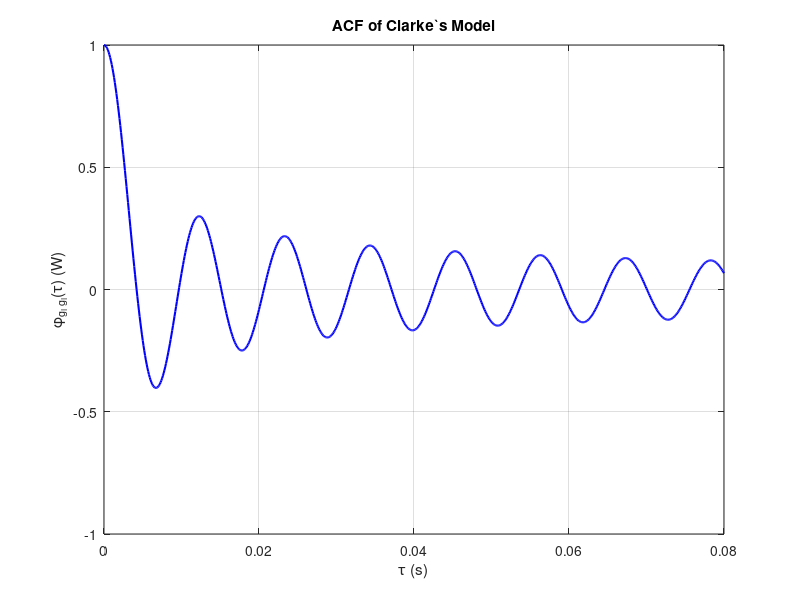
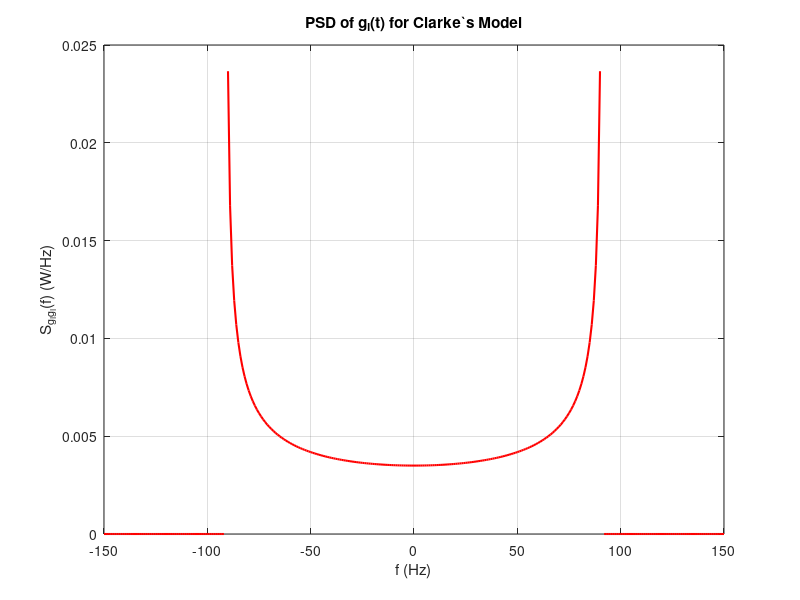
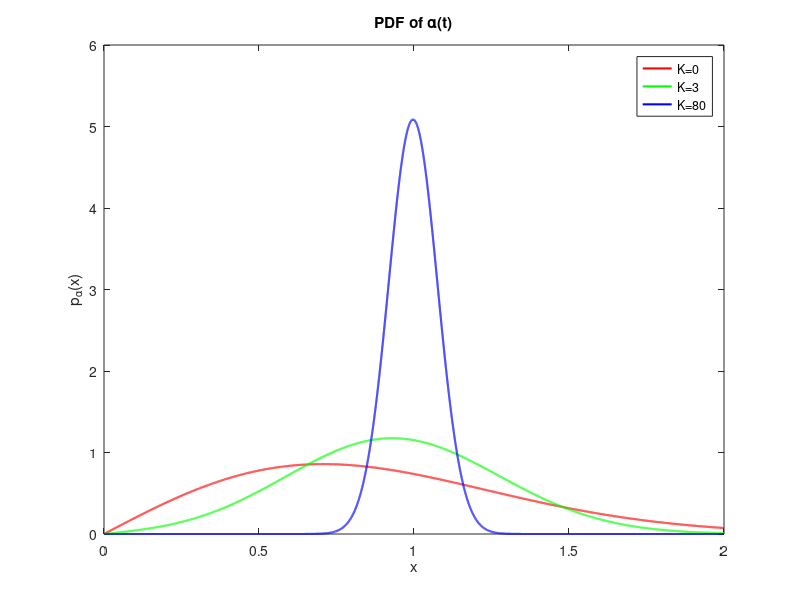
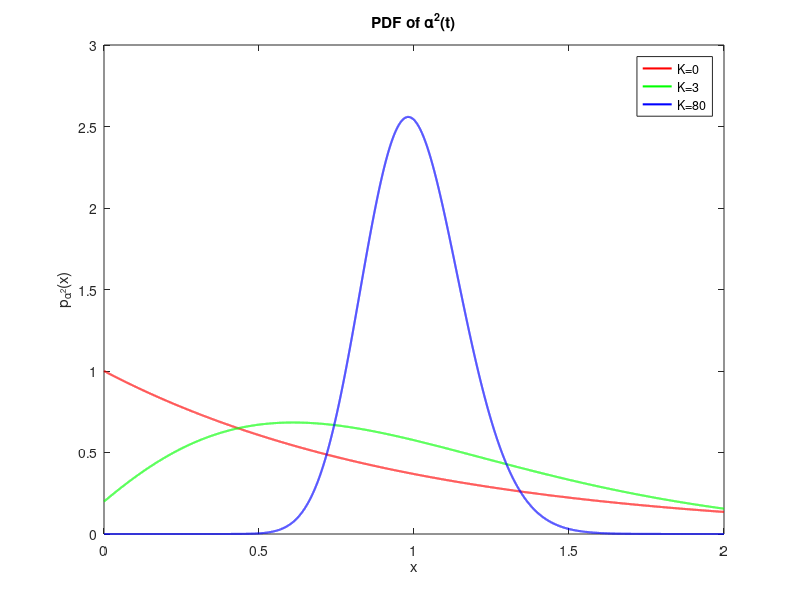

Source code (MATLAB) for these figures, in order:
clear,clc;close all;
fm=91; % Hz (Maximum Doppler Frequency)
taulb=0;step=1e-4;tauub=0.08;
tauspace=taulb:step:tauub;
Omega_p=2; % Total received power 
phi_gIgI=(Omega_p/2)*besselj(0,2*pi*fm*tauspace);
phi_gIgI_0=phi_gIgI(1);
if phi_gIgI_0==(Omega_p/2) %judge it
    disp('Equal !!'); 
end 

figure(1);
plot(tauspace,phi_gIgI,'-b','LineWidth',1.5);grid on;
xlabel('\tau (s)');
ylabel('\phi_{g_I g_I}(\tau) (W)');
title('ACF of Clarke`s Model');

band=150; % Hz
f=-band:band;
S=(Omega_p/(2*pi*fm))./(sqrt(1-(f/fm).^2)).*(abs(f)<=fm)+0.*(abs(f)>fm);

figure(2);
plot(f,S,'-r','LineWidth',1.5);grid on;
title('PSD of g_I(t) for Clarke`s Model');
xlabel('f (Hz)');
ylabel('S_{g_Ig_I}(f) (W/Hz)');

Omega_p=1;
xlb=0;xub=2;
x=xlb:step:xub;
figure(3);
K=0;
p_alphax=(2*x*(K+1)/Omega_p).*exp(-K-((K+1)*x.^2)/Omega_p).*besseli(0,2*x*sqrt(K*(K+1)/Omega_p));
plot(x,p_alphax,'-r','LineWidth',1.5);hold on;
K=3;
p_alphax=(2*x*(K+1)/Omega_p).*exp(-K-((K+1)*x.^2)/Omega_p).*besseli(0,2*x*sqrt(K*(K+1)/Omega_p));
plot(x,p_alphax,'-g','LineWidth',1.5);hold on;
K=80;
p_alphax=(2*x*(K+1)/Omega_p).*exp(-K-((K+1)*x.^2)/Omega_p).*besseli(0,2*x*sqrt(K*(K+1)/Omega_p));
plot(x,p_alphax,'-b','LineWidth',1.5);hold on;
title('PDF of \alpha(t)');
ylabel('p_\alpha(x)');
xlabel('x');
legend('K=0','K=3','K=80');

figure(4);
K=0;
p_alpha2x=((K+1)/Omega_p)*exp(-K-(K+1)*x/Omega_p).*besseli(0,2*sqrt(K*(K+1)*x/Omega_p));
plot(x,p_alpha2x,'-r','LineWidth',1.5);hold on;
K=3;
p_alpha2x=((K+1)/Omega_p)*exp(-K-(K+1)*x/Omega_p).*besseli(0,2*sqrt(K*(K+1)*x/Omega_p));
plot(x,p_alpha2x,'-g','LineWidth',1.5);hold on;
K=80;
p_alpha2x=((K+1)/Omega_p)*exp(-K-(K+1)*x/Omega_p).*besseli(0,2*sqrt(K*(K+1)*x/Omega_p));
plot(x,p_alpha2x,'-b','LineWidth',1.5);hold on;
title('PDF of \alpha^2(t)');
ylabel('p_{\alpha^2}(x)');
xlabel('x');
legend('K=0','K=3','K=80');

